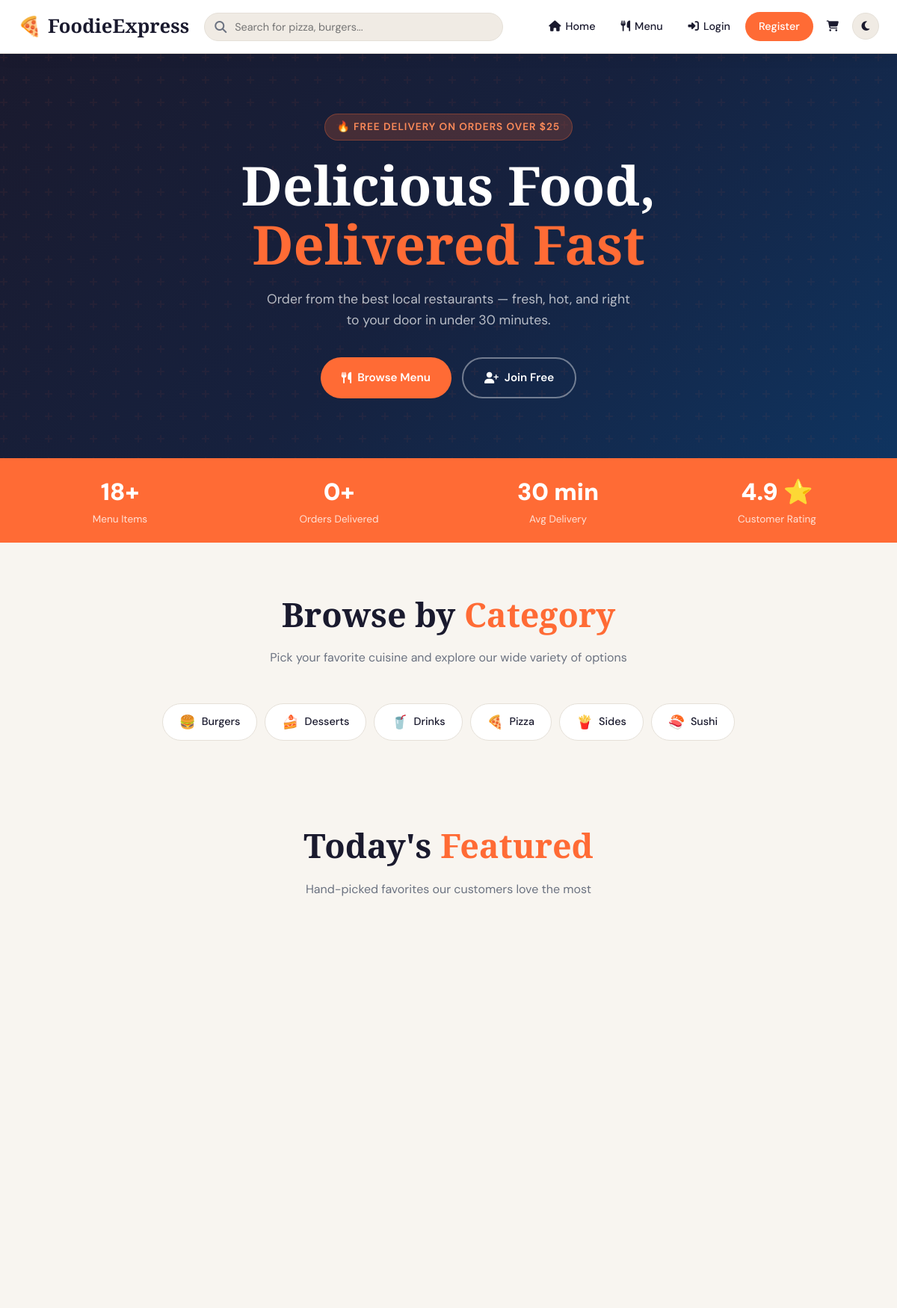
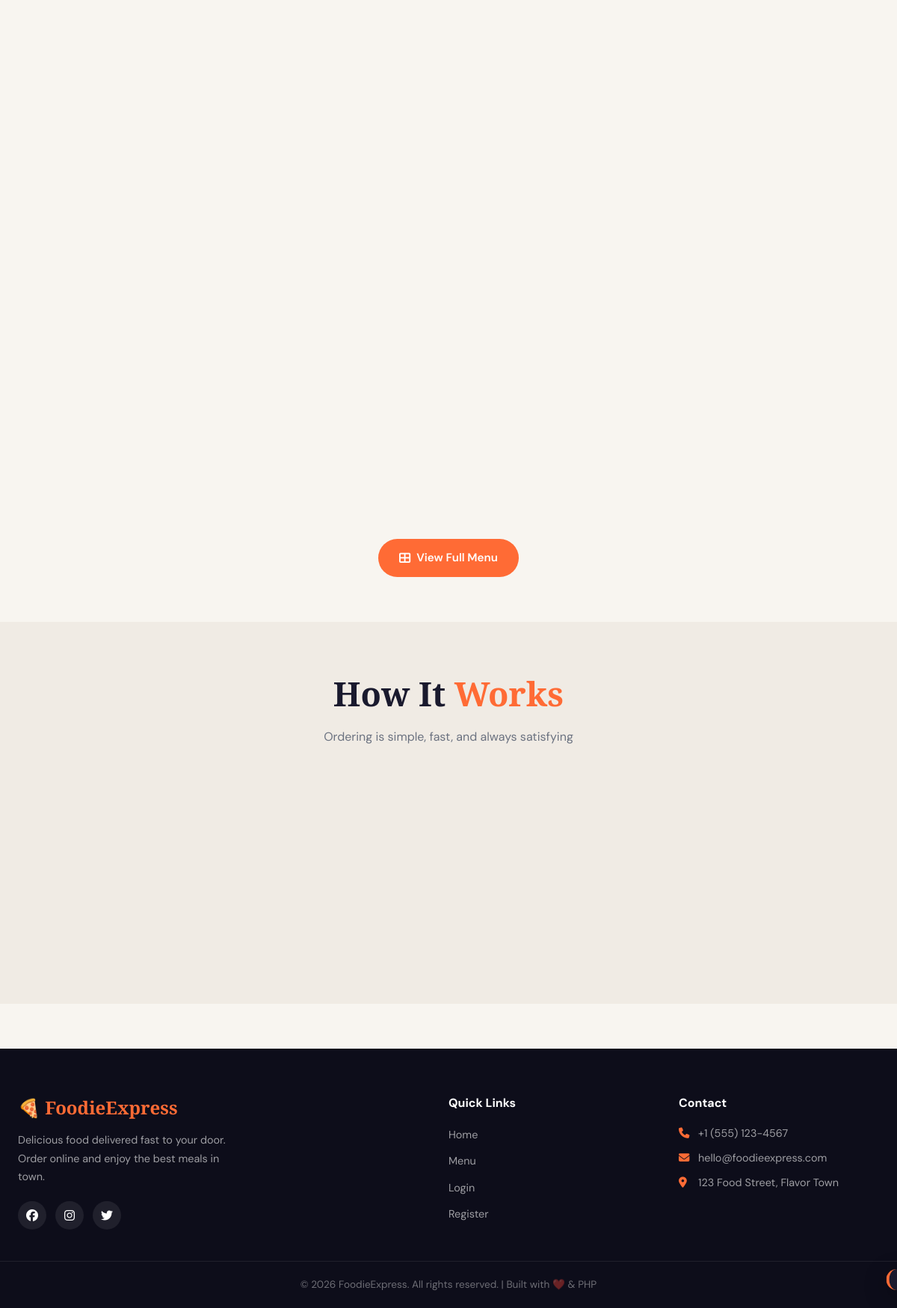
The page / on the database its author committed (2 pictures, top to bottom).
### tables this page shows
CREATE TABLE IF NOT EXISTS categories (
    id          INT AUTO_INCREMENT PRIMARY KEY,
    name        VARCHAR(100) NOT NULL,
    icon        VARCHAR(10)  DEFAULT '🍽️',
    created_at  TIMESTAMP    DEFAULT CURRENT_TIMESTAMP
);

### includes/config.php (called while the page is built, shortened)
<?php
function isLoggedIn() {
    return isset($_SESSION['user_id']);
}
function e($str) {
    return htmlspecialchars($str, ENT_QUOTES, 'UTF-8');
}
?>

### index.php (the view, shortened to what this page needs)
<?php
require_once 'includes/config.php';
$db = getDB();
$cats = $db->query("SELECT * FROM categories ORDER BY name")->fetchAll();
$totalProducts  = $db->query("SELECT COUNT(*) FROM products WHERE is_available=1")->fetchColumn();
$totalOrders    = $db->query("SELECT COUNT(*) FROM orders")->fetchColumn();
include 'includes/header.php';
?>
<section class="hero">
    <div class="hero-content">
        <div class="hero-badge">🔥 Free delivery on orders over $25</div>
        <h1>Delicious Food,<br><span>Delivered Fast</span></h1>
        <p>Order from the best local restaurants — fresh, hot, and right to your door in under 30 minutes.</p>
        <div class="hero-buttons">
            <a href="menu.php" class="btn btn-primary">
                <i class="fas fa-utensils"></i> Browse Menu
            </a>
            <?php if (!isLoggedIn()): ?>
            <a href="register.php" class="btn btn-outline">
                <i class="fas fa-user-plus"></i> Join Free
            </a>
            <?php endif; ?>
        </div>
    </div>
</section>
<div class="stats-bar">
    <div class="container">
        <div class="stats-grid">
            <div class="stat-item"><h3><?= $totalProducts ?>+</h3><p>Menu Items</p></div>
            <div class="stat-item"><h3><?= $totalOrders ?>+</h3><p>Orders Delivered</p></div>
            <div class="stat-item"><h3>30 min</h3><p>Avg Delivery</p></div>
            <div class="stat-item"><h3>4.9 ⭐</h3><p>Customer Rating</p></div>
        </div>
    </div>
</div>
<section class="section">
    <div class="container">
        <div class="section-header">
            <h2>Browse by <span class="highlight">Category</span></h2>
            <p>Pick your favorite cuisine and explore our wide variety of options</p>
        </div>
        <div class="category-tabs" style="justify-content:center;flex-wrap:wrap;">
            <?php foreach ($cats as $cat): ?>
            <a href="menu.php?cat=<?= $cat['id'] ?>" class="cat-tab">
                <span class="cat-icon"><?= $cat['icon'] ?></span>
                <?= e($cat['name']) ?>
            </a>
            <?php endforeach; ?>
        </div>
    </div>
</section>
<section class="section" style="padding-top:0;">
    <div class="container">
        <div class="section-header">
            <h2>Today's <span class="highlight">Featured</span></h2>
            <p>Hand-picked favorites our customers love the most</p>
        </div>
        <div class="food-grid" id="foodGrid">
        </div>
        <div style="text-align:center;margin-top:40px;">
            <a href="menu.php" class="btn btn-primary">
                <i class="fas fa-th-large"></i> View Full Menu
            </a>
        </div>
    </div>
</section>
<section class="section" style="background:var(--bg-input);">
    <div class="container">
        <div class="section-header">
            <h2>How It <span class="highlight">Works</span></h2>
            <p>Ordering is simple, fast, and always satisfying</p>
        </div>
        <div class="how-grid">
        </div>
    </div>
</section>
<?php include 'includes/footer.php'; ?>

### css/style.css (style rules this page uses)
:root { --primary: #ff6b35; --primary-dark: #e55a2b; --primary-light: #ff8c5a; --secondary: #1a1a2e; --accent: #ffd166; --bg: #f8f5f0; --bg-card: #ffffff; --bg-input: #f0ebe4; --text: #1a1a2e; --text-muted: #6b7280; --text-light: #9ca3af; --border: #e5e0d8; --shadow: rgba(0,0,0,0.08); --shadow-hover: rgba(255,107,53,0.2); --success: #10b981; --danger: #ef4444; --warning: #f59e0b; --info: #3b82f6; --radius: 14px; --radius-sm: 8px; --transition: 0.25s ease; --navbar-h: 72px; }
*, *::before, *::after { box-sizing: border-box; margin: 0; padding: 0; }
html { scroll-behavior: smooth; }
body { font-family: 'DM Sans', sans-serif; background: var(--bg); color: var(--text); line-height: 1.6; transition: background var(--transition), color var(--transition); padding-top: var(--navbar-h); }
a { text-decoration: none; color: inherit; }
.hero { background: linear-gradient(135deg, #1a1a2e 0%, #16213e 50%, #0f3460 100%); padding: 80px 24px; text-align: center; position: relative; overflow: hidden; }
.hero::before { content: ''; position: absolute; inset: 0; }
.hero-content { position: relative; max-width: 700px; margin: 0 auto; }
.hero-badge { display: inline-block; background: rgba(255,107,53,0.2); color: var(--primary-light); border: 1px solid rgba(255,107,53,0.3); padding: 6px 16px; border-radius: 50px; font-size: 0.85rem; font-weight: 600; margin-bottom: 20px; letter-spacing: 1px; text-transform: uppercase; }
.hero h1 { font-family: 'Playfair Display', serif; font-size: clamp(2.5rem, 6vw, 4.5rem); font-weight: 900; color: #fff; line-height: 1.1; margin-bottom: 20px; }
.hero h1 span { color: var(--primary); }
.hero p { color: rgba(255,255,255,0.7); font-size: 1.1rem; margin-bottom: 36px; max-width: 500px; margin-left: auto; margin-right: auto; }
.hero-buttons { display: flex; gap: 14px; justify-content: center; flex-wrap: wrap; }
.btn { display: inline-flex; align-items: center; gap: 8px; padding: 13px 28px; border-radius: 50px; font-size: 0.95rem; font-weight: 600; border: none; transition: all var(--transition); }
.btn-primary { background: var(--primary); color: #fff; }
.btn-outline { background: transparent; color: #fff; border: 2px solid rgba(255,255,255,0.4); }
.container { max-width: 1280px; margin: 0 auto; padding: 0 24px; }
.section { padding: 60px 0; }
.section-header { text-align: center; margin-bottom: 48px; }
.section-header h2 { font-family: 'Playfair Display', serif; font-size: clamp(1.8rem, 4vw, 2.8rem); font-weight: 900; color: var(--text); margin-bottom: 10px; }
.section-header p { color: var(--text-muted); font-size: 1rem; max-width: 500px; margin: 0 auto; }
.section-header .highlight { color: var(--primary); }
.stats-bar { background: var(--primary); padding: 20px 0; }
.stats-grid { display: grid; grid-template-columns: repeat(4, 1fr); gap: 20px; text-align: center; }
.stat-item h3 { font-size: 2rem; font-weight: 900; color: #fff; }
.stat-item p { color: rgba(255,255,255,0.8); font-size: 0.85rem; }
.category-tabs { display: flex; gap: 10px; overflow-x: auto; padding-bottom: 4px; margin-bottom: 40px; scrollbar-width: none; }
.cat-tab { display: flex; align-items: center; gap: 8px; padding: 10px 22px; background: var(--bg-card); border: 1.5px solid var(--border); border-radius: 50px; font-size: 0.9rem; font-weight: 500; color: var(--text); white-space: nowrap; transition: all var(--transition); cursor: pointer; }
.cat-tab .cat-icon { font-size: 1.1rem; }
.food-grid { display: grid; grid-template-columns: repeat(auto-fill, minmax(270px, 1fr)); gap: 28px; }
.how-grid { display: grid; grid-template-columns: repeat(auto-fit, minmax(200px, 1fr)); gap: 32px; text-align: center; }

### rows shown on the page
categories: icon "🍔", name "Burgers"
categories: icon "🍰", name "Desserts"
categories: icon "🥤", name "Drinks"
categories: icon "🍕", name "Pizza"
categories: icon "🍟", name "Sides"
categories: icon "🍣", name "Sushi"

### other values the page prints
SITE_NAME "FoodieExpress"
$totalProducts "18"
$totalOrders "0"
